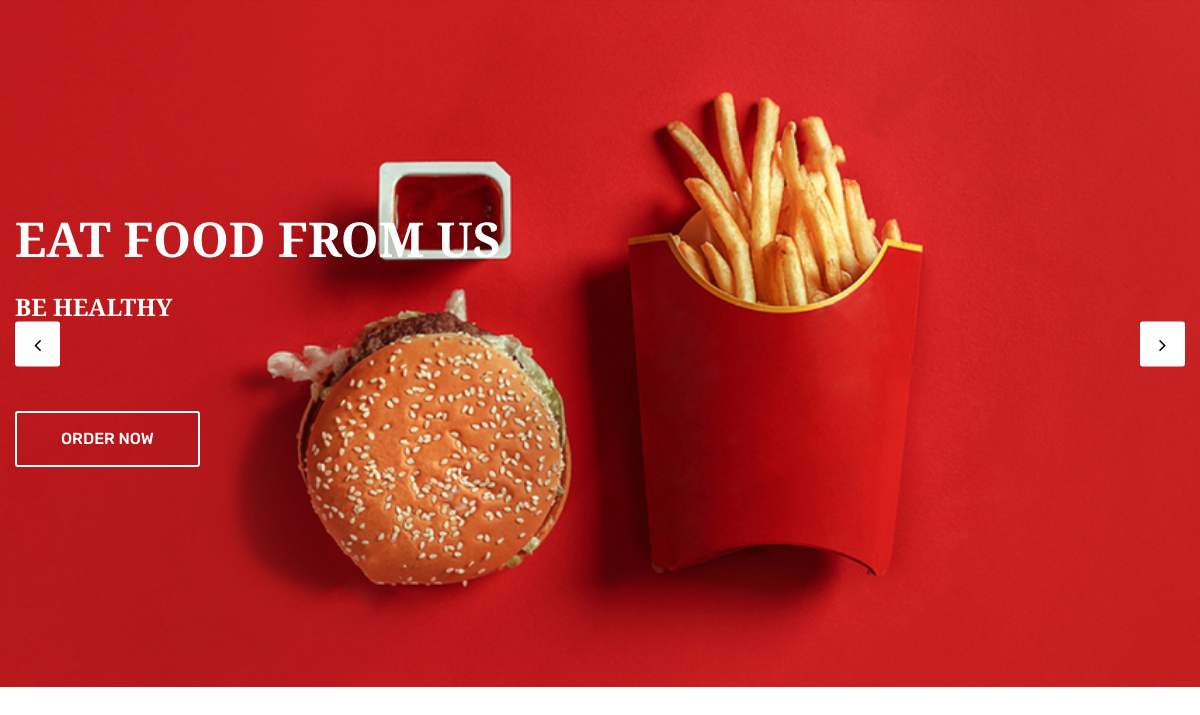
The page / on the database its author committed.
### tables this page shows
CREATE TABLE `banner` (
  `id` int(11) NOT NULL,
  `image` varchar(100) NOT NULL,
  `heading` varchar(500) NOT NULL,
  `sub_heading` varchar(500) NOT NULL,
  `link` varchar(100) NOT NULL,
  `link_txt` varchar(100) NOT NULL,
  `added_on` datetime NOT NULL,
  `status` int(11) NOT NULL,
  `order_number` int(11) NOT NULL
);

### index.php (the view, shortened to what this page needs)
<?php
include('database.inc.php');
 ?>
<!doctype html>
<html class="no-js" lang="zxx">
<head>
        <link rel="stylesheet" href="assets/css/bootstrap.min.css">
        <link rel="stylesheet" href="assets/css/animate.css">
        <link rel="stylesheet" href="assets/css/owl.carousel.min.css">
        <link rel="stylesheet" href="assets/css/font-awesome.min.css">
        <link rel="stylesheet" href="assets/css/style.css">
        <link rel="stylesheet" href="assets/css/responsive.css">
    </head>
    <body>
        <div class="slider-area">
            <div class="slider-active owl-dot-style owl-carousel">
             <?php
                $banner_res=mysqli_query($con,"select * from banner where status='1' order by order_number");
                while($banner_row=mysqli_fetch_assoc($banner_res)){
                ?>
             <div class="single-slider pt-210 pb-220 bg-img" style="background-image:url(<?php echo SITE_BANNER_IMAGE.$banner_row['image']?>);">
                    <div class="container">
                        <div class="slider-content slider-animated-1">
                            <h1 class="animated"><?php echo $banner_row['heading']?></h1>
                            <h3 class="animated"><?php echo $banner_row['sub_heading']?></h3>
                            <div class="slider-btn mt-90">
                                <a class="animated" href="<?php echo $banner_row['link']?>"><?php echo $banner_row['link_txt']?></a>
                            </div>
                        </div>
                    </div>
                </div>
<?php } ?>
            </div>
        </div>
    </body>
</html>

### rows shown on the page
banner: image (picture), heading "EAT FOOD FROM US", sub_heading "BE HEALTHY", link_txt "ORDER NOW"
